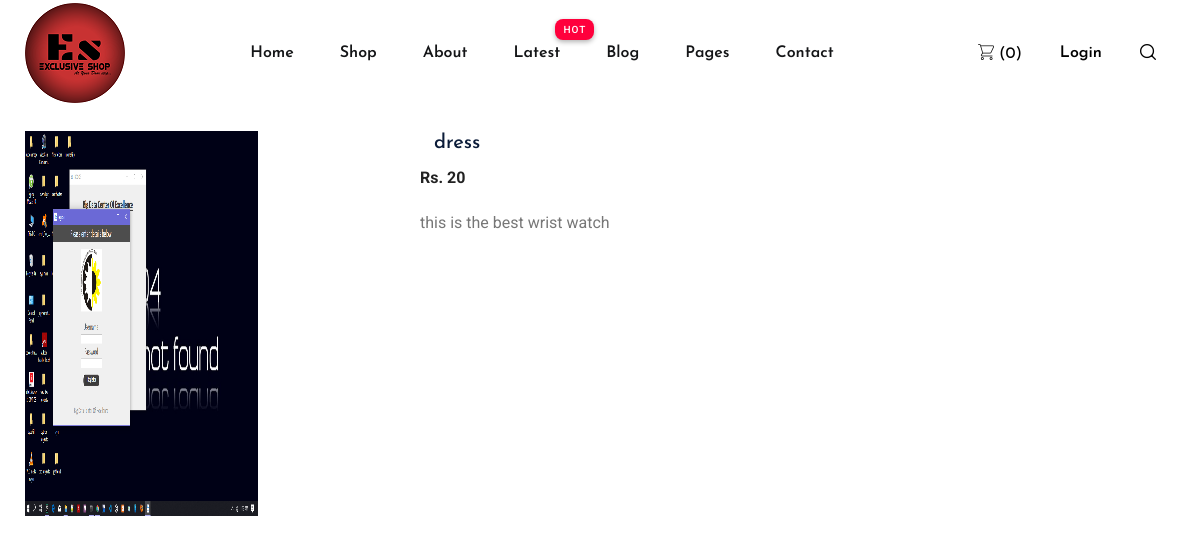
The page /shop/products/3 on the database as committed earlier.
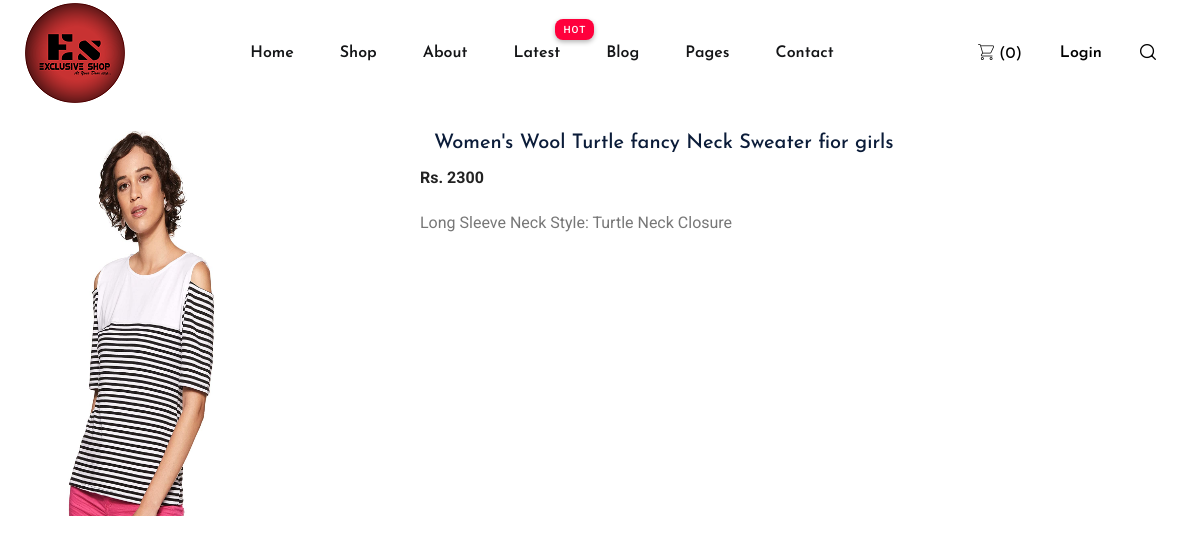
The same page on the database as committed later.
### shop/models.py (models this page shows, shortened)
class Product(models.Model):
    product_id=models.AutoField
    product_name=models.CharField(max_length=50)
    category=models.CharField(max_length=50, default="")
    subcategory=models.CharField(max_length=50, default="")
    price=models.IntegerField(default=0)
    desc=models.CharField(max_length=300)
    pub_date=models.DateField()
    image=models.ImageField(upload_to="./shop/images", default="")
    def __str__(self):
        return self.product_name

### shop/views.py (the view)
# urls.py: path('products/<int:myid>', views.productView, name="Product View"),
def productView(request, myid):
    product = Product.objects.filter(id=myid)
    print(product)
    return render(request, 'shop/productView.html', {'product': product[0]})

### shop/templates/shop/productView.html (shortened to what this page needs)
{%load static%}
  <!doctype html>
<html class="no-js" lang="zxx">
<head>
    <link rel="stylesheet" href="https://cdn.jsdelivr.net/npm/bootstrap@4.5.3/dist/css/bootstrap.min.css">
    <link rel="stylesheet" href="{%static './shop/assets/css/bootstrap.min.css'%}">
        <link rel="stylesheet" href="{%static './shop/assets/css/owl.carousel.min.css'%}">
        <link rel="stylesheet" href="{%static './shop/assets/css/flaticon.css'%}">
        <link rel="stylesheet" href="{%static './shop/assets/css/slicknav.css'%}">
        <link rel="stylesheet" href="{%static './shop/assets/css/animate.min.css'%}">
        <link rel="stylesheet" href="{%static './shop/assets/css/magnific-popup.css'%}">
        <link rel="stylesheet" href="{%static './shop/assets/css/fontawesome-all.min.css'%}">
        <link rel="stylesheet" href="{%static './shop/assets/css/themify-icons.css'%}">
        <link rel="stylesheet" href="{%static './shop/assets/css/slick.css'%}">
        <link rel="stylesheet" href="{%static './shop/assets/css/nice-select.css'%}">
        <link rel="stylesheet" href="{%static './shop/assets/css/style.css'%}">
  </head>
  <header>
  <div class="header-area">
      <div class="main-header header-sticky">
          <div class="container-fluid">
              <div class="menu-wrapper">
                  <div class="logo">
                      <a href="/shop/basic"><img src="{%static './shop/assets/img/logo/circle-cropped.png'%}" alt=""></a>
                  </div>
                  <div class="main-menu d-none d-lg-block">
                      <nav>
                          <ul id="navigation">
                              <li><a href="#">Home</a></li>
                              <li><a href="/shop/basic">shop</a></li>
                              <li><a href="/shop/about">about</a></li>
                              <li class="hot"><a href="#">Latest</a>
                              </li>
                              <li><a href="/shop/blog">Blog</a>
                              </li>
                              <li><a href="#">Pages</a>
                              </li>
                              <li><a href="/shop/contact">Contact</a></li>
                          </ul>
                      </nav>
                  </div>
                  <div class="header-right">
                    <ul>
                            <li><a href="/shop/cart"><span class="flaticon-shopping-cart"> ({{request.session.cart.keys|length}})</span></a> </li>
                        {% if request.session.customer%}
                        <li> <a href="/shop/logout"><span  style="margin-right: 0px; font-weight: 600;">Logout</span></a></li>
                        <li><a href="/shop/orders"><span>Orders</span></a> </li>
                        {% else %}
                        <li> <a href="/shop/login"><span style="margin-right: 0px;font-weight: 600;">Login</span></a></li>
                        {% endif %}
                        <li>
                            <div class="nav-search search-switch">
                                <span class="flaticon-search"></span>
                            </div>
                          </li>
                    </ul>
                  </div>
              </div>
              <div class="col-12">
              </div>
          </div>
      </div>
  </div>
</header>
  <body>
    <div class="container my-4">
      <div class="row">
      <div class="col-md-4">
      <div class="row">
         <img src="/media//{{product.image}}" width="233px" height="385px" style="margin-left: 10px;">
      </div>
      </div>
      <div class="col-md-8">
        <h5>{{product.product_name}}</h5>
        <p><b> Rs. {{product.price}}</b></p>
        <p>{{product.desc}}</p>
    </div>
          </div>
  </div>
  </body>
  </html>

Rows that differ between the two databases and show on the page:
changed Product: image: a different picture; product_name "dress" → "Women's Wool Turtle fancy Neck Sweater fior girls"; price "20" → "2300"; desc "this is the best wrist watch" → "Long Sleeve Neck Style: Turtle Neck Closure"
